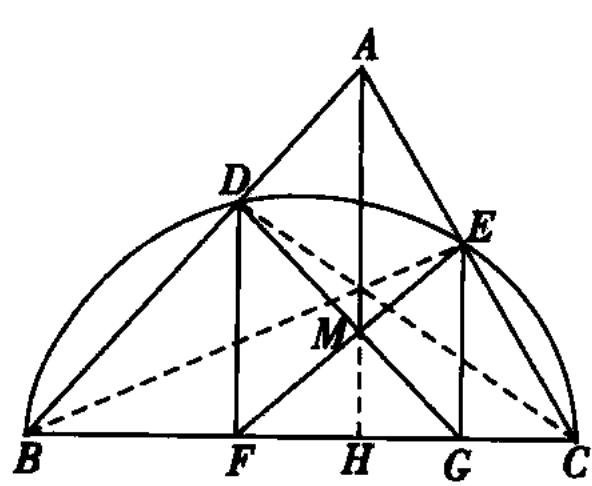
#> input picture geometry_app/uploads/aa7367c139424972af16feb50ffc1d84.jpeg, 592 x 486 px; its folder holds only this picture in this run
$ python -i recognizer.py   (imports and definitions only)
#> lines starting #> are read from the running program, lines starting #| are printed output that depends on the picture; after the words box and inside, x2 and y2 are one past the last pixel; in counts of white or black regions, pixels touching at a corner belong together
### geometry_app/logger.py
"""
日志系统模块
- 自动保存到程序目录下的 logs/run_YYYYMMDD.log
- 支持文件日志 + 控制台日志 + GUI 日志信号
- 自动识别 EXE 目录（PyInstaller 打包后也能正确保存）
- 紧急 crash 日志写入程序目录下的 crash_log.txt
"""
import os
import sys
import logging
import traceback
from datetime import datetime
from logging.handlers import RotatingFileHandler


def get_program_dir():
    """获取程序所在目录（兼容 PyInstaller EXE 和源码运行）"""
    if getattr(sys, 'frozen', False):
        # PyInstaller 打包后的 EXE
        return os.path.dirname(sys.executable)
    else:
        # 源码运行
        return os.path.dirname(os.path.dirname(os.path.abspath(__file__)))


# 程序目录（用户可访问的目录，不是临时目录）
PROGRAM_DIR = get_program_dir()
LOG_DIR = os.path.join(PROGRAM_DIR, "logs")
os.makedirs(LOG_DIR, exist_ok=True)

# 日志级别映射
LEVEL_MAP = {
    "DEBUG": logging.DEBUG,
    "INFO": logging.INFO,
    "WARNING": logging.WARNING,
    "ERROR": logging.ERROR,
    "CRITICAL": logging.CRITICAL,
}


class LogSignal:
    """日志信号（用于 GUI 接收日志）"""
    _listeners = []

    @classmethod
    def add_listener(cls, callback):
        cls._listeners.append(callback)

    # [4 lines left out: function remove_listener, not called in this run]

    @classmethod
    def emit(cls, level, message):
#> called with level = 'INFO', message = '日志文件: logs/geometry_recog_20261120.log'
        for cb in cls._listeners:
            try:
                cb(level, message)
            except Exception:
                pass


class GuiLogHandler(logging.Handler):
    """将日志发送到 GUI 信号"""
    def emit(self, record):
        try:
            level = record.levelname
            msg = self.format(record)
            LogSignal.emit(level, msg)
        except Exception:
            pass


def get_logger(name="geometry_recog"):
    """获取或创建日志器"""
    logger = logging.getLogger(name)
    logger.setLevel(logging.DEBUG)

    # 避免重复添加 handler
    if logger.handlers:
        return logger

    # ── 文件日志（带轮转，最大 5MB，保留 3 个备份）──
    log_file = os.path.join(LOG_DIR, f"{name}_{datetime.now().strftime('%Y%m%d')}.log")
    file_handler = RotatingFileHandler(
        log_file, maxBytes=5 * 1024 * 1024, backupCount=3,
        encoding='utf-8'
    )
    file_handler.setLevel(logging.DEBUG)
    file_fmt = logging.Formatter(
        '[%(asctime)s] [%(levelname)s] [%(filename)s:%(lineno)d] %(message)s',
        datefmt='%Y-%m-%d %H:%M:%S'
    )
    file_handler.setFormatter(file_fmt)
    logger.addHandler(file_handler)

    # ── 控制台日志 ──
    console_handler = logging.StreamHandler(sys.stdout)
    console_handler.setLevel(logging.DEBUG)
    console_fmt = logging.Formatter(
        '[%(levelname)s] %(message)s'
    )
    console_handler.setFormatter(console_fmt)
    logger.addHandler(console_handler)

    # ── GUI 日志 ──
    gui_handler = GuiLogHandler()
    gui_handler.setLevel(logging.INFO)
    gui_fmt = logging.Formatter('%(message)s')
    gui_handler.setFormatter(gui_fmt)
    logger.addHandler(gui_handler)

    logger.info(f"日志文件: {log_file}")
    logger.info(f"程序目录: {PROGRAM_DIR}")
    # 直接刷新 handler，避免引用尚未定义好的全局 logger
    for handler in logger.handlers:
        try:
            handler.flush()
        except Exception:
            pass
    return logger


def flush_log():
    """强制刷新所有日志处理器，确保日志立即写入磁盘"""
    global logger
    try:
        for handler in logger.handlers:
            try:
                handler.flush()
            except Exception:
                pass
    except Exception:
        pass


# 全局默认日志器
logger = get_logger()


# [40 lines left out: functions log_exception, get_log_file_path, read_recent_logs, write_crash_log, not called in this run]

### geometry_app/recognizer.py
"""
几何图形识别引擎（重构自 run_uploaded_v4.py）
提供可复用的识别 API，封装图像处理、直线检测、几何推理、TikZ生成
"""
import cv2
import numpy as np
import math
import os
import subprocess
import glob
import gc
import tempfile
import shutil
import traceback
from PIL import Image

from .logger import logger, log_exception, flush_log


def safe_imread(image_path):
    """
    安全读取图片（支持中文路径、特殊字符路径）
    OpenCV 的 cv2.imread 不支持非 ASCII 路径，用 np.fromfile 绕过
    """
    logger.info(f"尝试读取图片: {image_path}")
    logger.info(f"  文件是否存在: {os.path.exists(image_path)}")
    logger.info(f"  文件大小: {os.path.getsize(image_path) if os.path.exists(image_path) else 'N/A'} 字节")
    logger.info(f"  文件路径编码: {type(image_path)}")

    if not os.path.exists(image_path):
        logger.error(f"  文件不存在: {image_path}")
        return None

    try:
        # 方法1: 用 np.fromfile 绕过路径编码问题（兼容中文路径）
        logger.info("  尝试方法1: np.fromfile + cv2.imdecode")
        file_bytes = np.fromfile(image_path, dtype=np.uint8)
        img = cv2.imdecode(file_bytes, cv2.IMREAD_COLOR)
#> img is the input picture: shape (486, 592, 3); min 0, max 255, mean 233.2
        if img is not None:
            logger.info(f"  方法1成功: {img.shape[1]}x{img.shape[0]}")
#| [INFO]   方法1成功: 592x486
            return img
        logger.warning("  方法1失败")
    except Exception as e:
        logger.warning(f"  方法1异常: {e}")

    try:
        # 方法2: 直接 cv2.imread
        logger.info("  尝试方法2: cv2.imread")
        img = cv2.imread(image_path)
        if img is not None:
            logger.info(f"  方法2成功: {img.shape[1]}x{img.shape[0]}")
            return img
        logger.warning("  方法2失败")
    except Exception as e:
        logger.warning(f"  方法2异常: {e}")

    try:
        # 方法3: 用 PIL 读取再转 OpenCV
        logger.info("  尝试方法3: PIL.Image + np.array")
        pil_img = Image.open(image_path)
        pil_img = pil_img.convert("RGB")
        img = cv2.cvtColor(np.array(pil_img), cv2.COLOR_RGB2BGR)
        if img is not None:
            logger.info(f"  方法3成功: {img.shape[1]}x{img.shape[0]}")
            return img
    except Exception as e:
        logger.warning(f"  方法3异常: {e}")

    logger.error(f"  所有方法均失败，无法读取图片: {image_path}")
    return None


class RecognitionResult:
    """识别结果数据类"""
    def __init__(self):
        self.key_points = {}       # {name: (x, y)} 像素坐标
        self.valid_connections = []  # [(p1, p2, confidence)]
        self.geo_info = {}         # {radius, ...}
        self.tex_code = ""         # 生成的 TikZ 代码
        self.preview_image_path = ""  # 编译后的预览图路径
        self.success = False
        self.error = ""
        self.image_path = ""
        self.image_size = (0, 0)
        self.debug_images = {}     # {name: path}

    def get_tex_code(self):
        return self.tex_code


class GeometryRecognizer:
    """几何图形识别引擎"""

    def __init__(self, circle_pixel_tolerance=2, circle_hit_threshold=0.30,
                 line_pixel_tolerance=8, line_hit_threshold=0.60):
        self.temp_dir = tempfile.mkdtemp(prefix="geo_recog_")
        self._setup_geometry_constraints()
        self.circle_pixel_tolerance = circle_pixel_tolerance  # 圆形像素搜索半径 ±N px
        self.circle_hit_threshold = circle_hit_threshold      # 圆形命中率阈值 0.0~1.0
        self.line_pixel_tolerance = line_pixel_tolerance      # 直线像素匹配容差 px
        self.line_hit_threshold = line_hit_threshold          # 直线命中率阈值 0.0~1.0
        logger.info(f"GeometryRecognizer 初始化完成，临时目录: {self.temp_dir}")
        logger.info(f"  圆形检测参数: 像素容差={self.circle_pixel_tolerance}px, 命中率阈值={self.circle_hit_threshold:.2f}")
        logger.info(f"  直线检测参数: 像素容差={self.line_pixel_tolerance}px, 命中率阈值={self.line_hit_threshold:.2f}")

    def _setup_geometry_constraints(self):
        """几何约束表：每个点只连接几何定义中的相邻点"""
        self.geometry_constraints = {
            'A': {'B', 'C', 'H'},
            'B': {'A', 'C', 'D'},
            'C': {'A', 'B', 'E'},
            'D': {'B', 'F', 'G', 'M'},
            'E': {'C', 'F', 'G', 'M'},
            'F': {'D', 'E', 'G', 'M'},
            'G': {'E', 'D', 'F', 'M'},
            'H': {'A'},
            'M': {'D', 'G', 'E', 'F'},
        }

    def recognize(self, image_path, circle_pixel_tolerance=None, circle_hit_threshold=None,
                  line_pixel_tolerance=None, line_hit_threshold=None):
        """执行完整识别流程，返回 RecognitionResult
        circle_pixel_tolerance: 覆盖实例的圆形像素搜索半径（可选）
        circle_hit_threshold: 覆盖实例的圆形命中率阈值（可选）
        line_pixel_tolerance: 覆盖实例的直线像素匹配容差（可选）
        line_hit_threshold: 覆盖实例的直线命中率阈值（可选）
        """
        result = RecognitionResult()
        result.image_path = image_path

        try:
            logger.info(f"{'='*50}")
            logger.info(f"开始识别: {image_path}")

            # 可选参数覆盖实例变量
            if circle_pixel_tolerance is not None:
                self.circle_pixel_tolerance = circle_pixel_tolerance
            if circle_hit_threshold is not None:
                self.circle_hit_threshold = circle_hit_threshold
            if line_pixel_tolerance is not None:
                self.line_pixel_tolerance = line_pixel_tolerance
            if line_hit_threshold is not None:
                self.line_hit_threshold = line_hit_threshold

            img = safe_imread(image_path)
            if img is None:
                err_msg = f"无法读取图片: {image_path}"
                logger.error(err_msg)
                result.error = err_msg
                return result

            h, w = img.shape[:2]
            result.image_size = (w, h)
            logger.info(f"图片尺寸: {w}x{h}, 通道数: {img.shape[2]}")
#| [INFO] 图片尺寸: 592x486, 通道数: 3
            flush_log()

            original_gray = cv2.cvtColor(img, cv2.COLOR_BGR2GRAY)
            logger.info("original_gray 转换完成")
            flush_log()

            # 0. 预处理：文字屏蔽 → 二值化 → 骨架化
            logger.info("步骤0/8: 图像预处理（文字屏蔽 + 二值化 + 骨架化）...")
            flush_log()
            try:
                cleaned, gray, binary, skeleton = self._preprocess(img)
                logger.info("  预处理完成")
                flush_log()
            except Exception as e:
                tb = traceback.format_exc()
                logger.error(f"预处理异常: {type(e).__name__}: {str(e)}")
                logger.error(tb)
                flush_log()
                result.error = f"预处理失败: {type(e).__name__}: {str(e)}"
                return result

            # 保存调试图
            debug_dir = os.path.join(self.temp_dir, "debug")
            os.makedirs(debug_dir, exist_ok=True)
            cv2.imwrite(os.path.join(debug_dir, "01_binary.png"), binary)
            cv2.imwrite(os.path.join(debug_dir, "02_skeleton.png"), skeleton)
            result.debug_images['binary'] = os.path.join(debug_dir, "01_binary.png")
            result.debug_images['skeleton'] = os.path.join(debug_dir, "02_skeleton.png")
            logger.info("  调试图保存完成")
            flush_log()

            # 1. 线条检测（使用骨架图增强）
            logger.info("步骤1/8: 线条检测（Canny + 骨架）...")
            flush_log()
            try:
                merged_lines = self._detect_lines(gray, skeleton, w, h)
                logger.info(f"  检测到 {len(merged_lines)} 条线段（去重后）")
                flush_log()
            except Exception as e:
                tb = traceback.format_exc()
                logger.error(f"线条检测异常: {type(e).__name__}: {str(e)}")
                logger.error(tb)
                flush_log()
                merged_lines = []

            # 2. 圆形检测（新增）
            logger.info("步骤2/8: 圆形检测...")
            flush_log()
            try:
                detected_circles = self._detect_circles(gray, binary, skeleton, w, h)
                if detected_circles:
                    logger.info(f"  检测到 {len(detected_circles)} 个圆形")
                    result.geo_info['circles'] = detected_circles
                else:
                    logger.info("  未检测到完整圆形")
                flush_log()
            except Exception as e:
                tb = traceback.format_exc()
                logger.error(f"圆形检测异常: {type(e).__name__}: {str(e)}")
                logger.error(tb)
                flush_log()
                detected_circles = []

            # 3. 直线交点分析 → 找三角形顶点
            logger.info("步骤3/8: 直线交点分析...")
            flush_log()
            try:
                A, B, C = self._find_triangle_vertices(merged_lines, gray, w, h)
                logger.info(f"  A({A[0]:.0f},{A[1]:.0f}) B({B[0]:.0f},{B[1]:.0f}) C({C[0]:.0f},{C[1]:.0f})")
                flush_log()
            except Exception as e:
                tb = traceback.format_exc()
                logger.error(f"三角形顶点检测异常: {type(e).__name__}: {str(e)}")
                logger.error(tb)
                flush_log()
                result.error = f"顶点检测失败: {type(e).__name__}: {str(e)}"
                return result

            # 4. 计算几何点
            logger.info("步骤4/8: 计算几何点...")
            flush_log()
            O = ((B[0] + C[0]) / 2, (B[1] + C[1]) / 2)
            radius = self._distance(O, B)
            H = self._perpendicular_foot(A, B, C)
            logger.info(f"  O=({O[0]:.0f},{O[1]:.0f}) R={radius:.0f} H=({H[0]:.0f},{H[1]:.0f})")
            flush_log()

            D = self._line_circle_intersection(A, B, O, radius)
            if D is None:
                angle_B = math.atan2(B[1] - O[1], B[0] - O[0])
                D = (O[0] + radius * math.cos(angle_B - math.pi/4),
                     O[1] - radius * abs(math.sin(angle_B - math.pi/4)))
                logger.info("  D 使用备选计算")

            E = self._line_circle_intersection(A, C, O, radius)
            if E is None:
                angle_C = math.atan2(C[1] - O[1], C[0] - O[0])
                E = (O[0] + radius * math.cos(angle_C + math.pi/4),
                     O[1] - radius * abs(math.sin(angle_C + math.pi/4)))
                logger.info("  E 使用备选计算")

            # 微调D、E到最近的黑色像素
            D = self._refine_to_dark_pixel(D, O, radius, gray, w, h)
            E = self._refine_to_dark_pixel(E, O, radius, gray, w, h)
            logger.info(f"  D=({D[0]:.0f},{D[1]:.0f}) E=({E[0]:.0f},{E[1]:.0f})")
            flush_log()

            F = self._perpendicular_foot(D, B, C)
            G = self._perpendicular_foot(E, B, C)

            # M = DG ∩ EF
            M = self._line_intersection(D, G, E, F)
            if M is None:
                M = (H[0] + (A[0] - H[0]) * 0.35,
                     H[1] + (A[1] - H[1]) * 0.35)
                logger.info("  M 使用备选计算（DG∥EF）")

            logger.info(f"  F=({F[0]:.0f},{F[1]:.0f}) G=({G[0]:.0f},{G[1]:.0f}) M=({M[0]:.0f},{M[1]:.0f})")

            # 验证并清理几何点：裁剪到边界、移除退化点
            raw_points = {
                'A': A, 'B': B, 'C': C, 'D': D, 'E': E,
                'F': F, 'G': G, 'H': H, 'M': M, 'O': O,
            }
            key_points = self._validate_points(raw_points, w, h)
            result.key_points = key_points
            if 'radius' not in result.geo_info:
                result.geo_info['radius'] = radius

            # 5. 验证线段连接
            logger.info("步骤5/8: 验证线段连接...")
            flush_log()
            try:
                valid_connections = self._detect_line_connections(
                    original_gray, key_points, merged_lines)
                result.valid_connections = valid_connections
                logger.info(f"  验证通过: {len(valid_connections)} 条")
                for p1, p2, c in valid_connections:
                    logger.info(f"    {p1}-{p2}: {c:.0f}%")
                flush_log()
            except Exception as e:
                tb = traceback.format_exc()
                logger.error(f"线段验证异常: {type(e).__name__}: {str(e)}")
                logger.error(tb)
                flush_log()
                result.valid_connections = []

            # 6. 生成 TikZ 代码
            logger.info("步骤6/8: 生成 TikZ 代码...")
            flush_log()
            result.tex_code = self._generate_latex(key_points, radius, valid_connections,
                                                    detected_circles)
            tex_lines = result.tex_code.count('\n') + 1
            logger.info(f"  TikZ 代码生成完成: {tex_lines} 行")
            flush_log()

            # 7. 编译预览图
            logger.info("步骤7/8: 编译 LaTeX 预览图...")
            flush_log()
            preview_path = self._compile_to_png(result.tex_code)
            result.preview_image_path = preview_path
            if preview_path and os.path.exists(preview_path):
                logger.info(f"  预览图生成成功: {preview_path}")
            else:
                logger.warning("  预览图生成失败（可能缺少 LaTeX 环境）")
            flush_log()

            # 8. 保存调试图
            logger.info("步骤8/8: 保存调试图...")
            flush_log()
            self._draw_debug_image(img, merged_lines, key_points, detected_circles, debug_dir)

            result.success = True
            logger.info(f"{'='*50}")
            logger.info(f"识别完成: {image_path}")
            flush_log()
            return result

        except Exception as e:
            import traceback
            tb = traceback.format_exc()
            logger.error(f"识别过程异常: {type(e).__name__}: {str(e)}")
            logger.error(tb)
            flush_log()
            result.error = f"{type(e).__name__}: {str(e)}\n{tb}"
            return result

    # ============================================================
    # 图像预处理：二值化 + 骨架化
    # ============================================================

    def _binarize(self, gray):
        """
        二值化：Otsu 自适应阈值 + 形态学修复
        输入灰度图，输出 0/255 二值图（线条为白色）
        """
        # Otsu 自适应阈值
        _, binary = cv2.threshold(gray, 0, 255, cv2.THRESH_BINARY_INV + cv2.THRESH_OTSU)

        # 形态学闭运算修复断线
        kernel_close = cv2.getStructuringElement(cv2.MORPH_ELLIPSE, (3, 3))
        binary = cv2.morphologyEx(binary, cv2.MORPH_CLOSE, kernel_close, iterations=1)

        logger.info(f"  二值化完成: 前景像素 {cv2.countNonZero(binary)} 个")
        return binary

    def _skeletonize(self, binary):
        """
        骨架化：形态学骨架提取（Zhang-Suen 风格细化）
        输入 0/255 二值图，输出单像素宽度的骨架图
        """
        # 归一化到 0/1
        skel = binary.copy()
        skel[skel > 0] = 1

        # 用 erode → dilate 差值逐步提取骨架
        skeleton = np.zeros_like(skel)
        kernel = cv2.getStructuringElement(cv2.MORPH_CROSS, (3, 3))

        prev_count = cv2.countNonZero(skel)
        while True:
            eroded = cv2.erode(skel, kernel, iterations=1)
            if cv2.countNonZero(eroded) == 0:
                # 最后一次像素：直接加入骨架
                skeleton = cv2.bitwise_or(skeleton, skel)
                break
            dilated = cv2.dilate(eroded, kernel, iterations=1)
            subset = cv2.subtract(skel, dilated)
            skeleton = cv2.bitwise_or(skeleton, subset)
            skel = eroded.copy()

            cur_count = cv2.countNonZero(skel)
            if cur_count == 0 or cur_count == prev_count:
                break
            prev_count = cur_count

        skeleton_255 = (skeleton * 255).astype(np.uint8)
        logger.info(f"  骨架化完成: 骨架像素 {cv2.countNonZero(skeleton_255)} 个")
        return skeleton_255

    def _preprocess(self, img):
        """
        完整预处理管线：文字屏蔽 → 二值化 → 骨架化
        返回 (cleaned, gray, binary, skeleton)
        """
        # 1. 文字屏蔽
        cleaned = self._mask_text_labels(img)
        gray = cv2.cvtColor(cleaned, cv2.COLOR_BGR2GRAY)

        # 2. 二值化
        binary = self._binarize(gray)

        # 3. 骨架化
        skeleton = self._skeletonize(binary)

        return cleaned, gray, binary, skeleton

    # ============================================================
    # 图像处理（原文字屏蔽）
    # ============================================================

    def _mask_text_labels(self, img):
        """文字屏蔽：腐蚀断开连接 → 连通域分析 → 面积+宽高比过滤"""
        gray = cv2.cvtColor(img, cv2.COLOR_BGR2GRAY)
        _, binary = cv2.threshold(gray, 0, 255, cv2.THRESH_BINARY_INV + cv2.THRESH_OTSU)
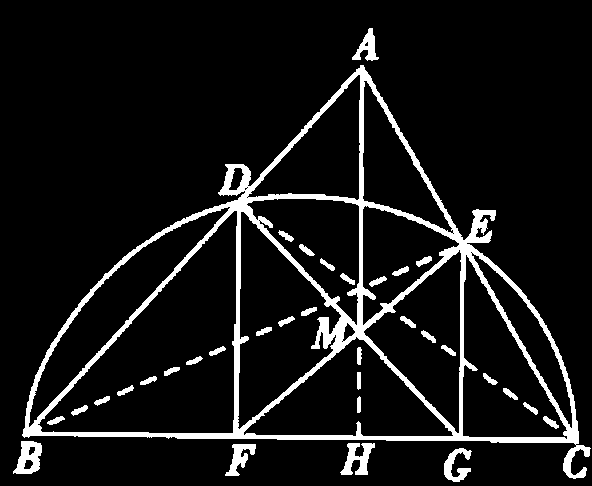
#> binary: shape (486, 592); 8.7% white; 34 white regions, largest, box (x1, y1, x2, y2) and area: (22, 65, 591, 479) 20323, (13, 441, 42, 474) 588, (340, 443, 375, 475) 588
        kernel = np.ones((3, 3), np.uint8)
        eroded = cv2.erode(binary, kernel, iterations=1)
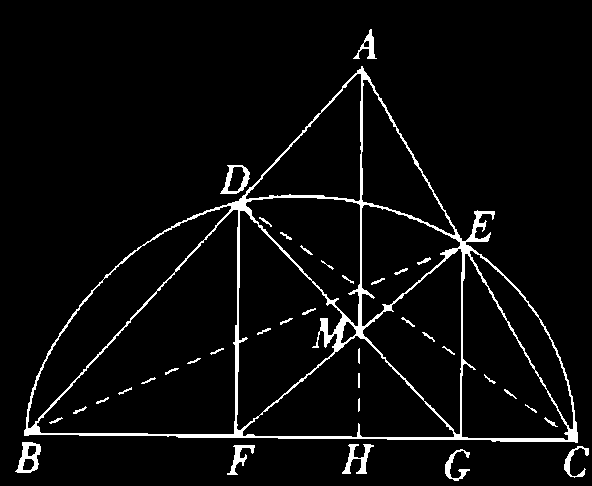
#> eroded: shape (486, 592); 4.6% white; 37 white regions, largest, box (x1, y1, x2, y2) and area: (24, 66, 578, 443) 10123, (15, 442, 41, 473) 385, (342, 444, 374, 474) 364
        num_labels, labels, stats, _ = cv2.connectedComponentsWithStats(eroded, 8)
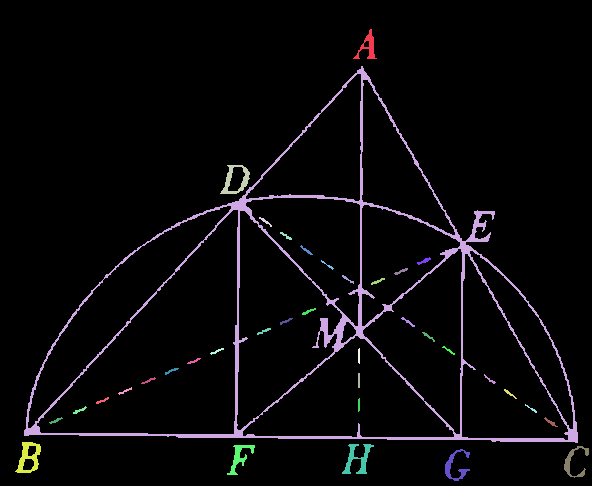
#> labels: shape (486, 592) int32; 38 distinct labels, from 0 to 37; one colour per label, 0 black
#> num_labels = 38; stats = 38 rows, first 6: [0, 0, 592, 486, 274578], [353, 29, 24, 30, 229], [24, 66, 554, 377, 10123], [220, 165, 30, 29, 330], [259, 217, 13, 10, 34], [280, 232, 12, 8, 33]
        text_mask = np.zeros_like(gray)
        for i in range(1, num_labels):
            area = stats[i, cv2.CC_STAT_AREA]
            bw = stats[i, cv2.CC_STAT_WIDTH]
            bh = stats[i, cv2.CC_STAT_HEIGHT]
            aspect_ratio = max(bw, bh) / max(min(bw, bh), 1)
            if (20 < area < 500 and aspect_ratio < 4.0 and bw < 40 and bh < 40):
                text_mask[labels == i] = 255
#> this loop made 37 passes
#> (area, bw, bh, aspect_ratio) on passes 1 to 8: (229, 24, 30, 1.25), (10123, 554, 377, 1.47), (330, 30, 29, 1.03), (34, 13, 10, 1.3), (33, 12, 8, 1.5), (34, 13, 10, 1.3), (43, 14, 8, 1.75), (25, 13, 10, 1.3)
#> (the rest of the program and of its run is left out)
